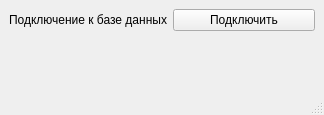
<?xml version="1.0" encoding="UTF-8"?>
<ui version="4.0">
 <class>MainWindow</class>
 <widget class="QMainWindow" name="MainWindow">
  <property name="geometry">
   <rect>
    <x>0</x>
    <y>0</y>
    <width>324</width>
    <height>115</height>
   </rect>
  </property>
  <property name="windowTitle">
   <string>MainWindow</string>
  </property>
  <widget class="QWidget" name="centralwidget">
   <layout class="QFormLayout" name="formLayout_3">
    <item row="1" column="0">
     <widget class="QLabel" name="label">
      <property name="text">
       <string>Подключение к базе данных</string>
      </property>
     </widget>
    </item>
    <item row="1" column="1">
     <widget class="QPushButton" name="push_db_button">
      <property name="text">
       <string>Подключить</string>
      </property>
     </widget>
    </item>
   </layout>
  </widget>
  <widget class="QMenuBar" name="menubar">
   <property name="geometry">
    <rect>
     <x>0</x>
     <y>0</y>
     <width>324</width>
     <height>25</height>
    </rect>
   </property>
  </widget>
  <widget class="QStatusBar" name="statusbar"/>
 </widget>
 <resources/>
 <connections>
  <connection>
   <sender>push_db_button</sender>
   <signal>clicked()</signal>
   <receiver>MainWindow</receiver>
   <slot>update()</slot>
   <hints>
    <hint type="sourcelabel">
     <x>312</x>
     <y>57</y>
    </hint>
    <hint type="destinationlabel">
     <x>323</x>
     <y>114</y>
    </hint>
   </hints>
  </connection>
 </connections>
</ui>
